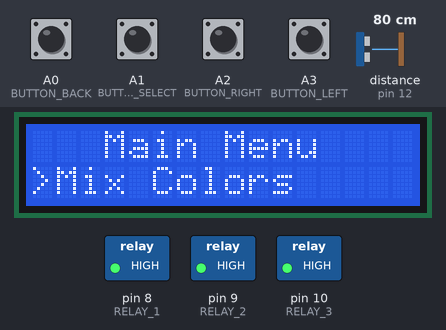
A sketch run on a simulated Arduino Uno, built with avr-gcc and run on an emulated ATmega328P. Parts: 16×2 character LCD, switched loads named in the sketch (green lamp = pin HIGH). Inputs (shaded band) come from the test bench; at power-on: A0 (BUTTON_BACK), A1 (BUTTON_SELECT), A2 (BUTTON_RIGHT), A3 (BUTTON_LEFT) HIGH, distance to the obstacle (sensor on pin 12) 80 cm. The echo pulse lasts 58.3 µs per cm; pins used as bus, display or sensor lines are not drawn.

Above: at 2.2 s.
2.3 s: A2 (BUTTON_RIGHT) pulled LOW for 1 s
At 4.4 s:
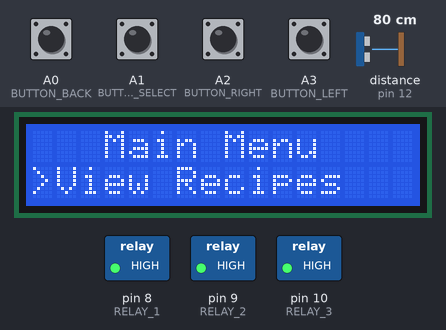
4.8 s: A1 (BUTTON_SELECT) pulled LOW for 1 s
At 5.9 s:
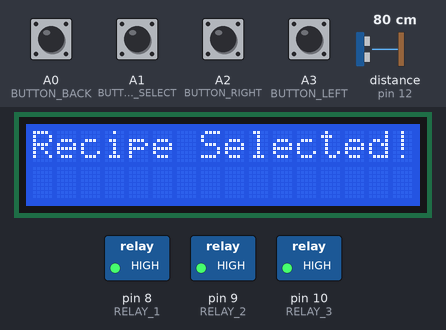
7.7 s: A1 (BUTTON_SELECT) pulled LOW for 0.15 s
At 8.4 s:
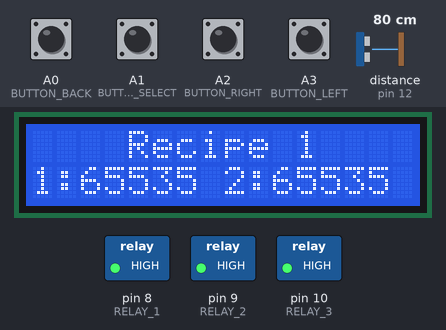
10.8 s: A0 (BUTTON_BACK) pulled LOW for 0.15 s
At 12.2 s:
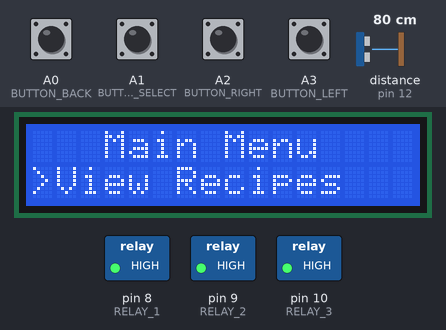
13.9 s: A2 (BUTTON_RIGHT) pulled LOW for 0.15 s
At 14.6 s:
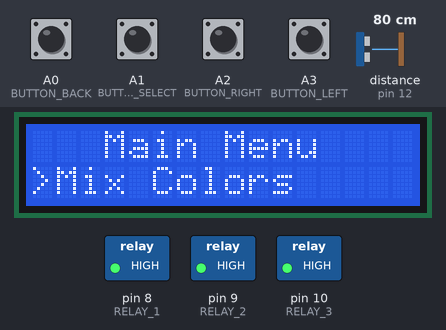
15.5 s: A1 (BUTTON_SELECT) pulled LOW for 0.15 s
At 16.8 s:
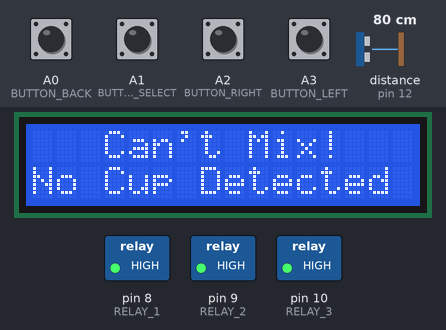
Timing chart, 0 to 18.5 s (numbered marks = the images above; inputs shaded):
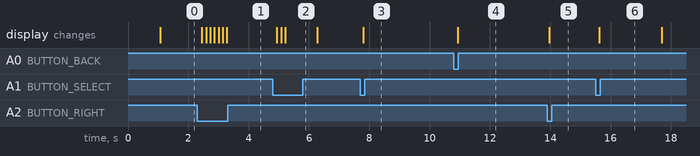

The sketch:

PaulRicardProject.ino
```cpp
/**
 * @file PaulRicardProject.ino
 * @author Matto LE BARS
 * @date 22/09/2021
 * @brief This file contains the main setup and loop functions for the PPR project.
 *
 */

#include "ppr_config.h"
#include "lcd_handler.h"
#include "button_handler.h"
#include "relay_handler.h"
#include "sensor_handler.h"
#include "user_interface.h"


void setup() {
  // Setup the LCD
  setupLCD();

  // Setup the buttons
  setupButtons();

  // Setup the relays
  setupRelays();

  // Setup sensors
  setupUltraSonicSensor();

  // Display the welcome message
  displayWelcomeMessage();

  // Load the recipes from the EEPROM
  loadRecipes();
}

void loop() {
  // Main menu UI
  mainMenuUI();
}
```

button_handler.cpp
```cpp
/**
 * @file button_handler.cpp
 * @author Matto LE BARS
 * @date 29/05/2024
 *
 * @brief This file contains the functions to handle the buttons on the PPR project.
 *
 */

#include "button_handler.h"
#include "ppr_config.h"

void setupButtons() {
    pinMode(BUTTON_LEFT, INPUT_PULLUP);
    pinMode(BUTTON_RIGHT, INPUT_PULLUP);
    pinMode(BUTTON_SELECT, INPUT_PULLUP);
    pinMode(BUTTON_BACK, INPUT_PULLUP);
}

bool isButtonPressed(int buttonPin) {
    // Debounce delay
    delay(DEBOUNCE_DELAY);
    return !digitalRead(buttonPin);
}
```

button_handler.h
```cpp
/**
 * @file button_handler.h
 * @author Matto LE BARS
 * @date 29/05/2024
 *
 * @brief This file contains the declarations of the functions to handle the buttons on the PPR project.
 *
 */

#ifndef BUTTON_HANDLER_H
#define BUTTON_HANDLER_H

/**
 * @name setupButtons
 * @brief Setup the button pins.
 *
 */
void setupButtons();

/**
 * @name isButtonPressed
 * @brief Check if a button is pressed.
 *
 * @param buttonPin The pin of the button to check.
 *
 * @return true if the button is pressed, false otherwise.
 */
bool isButtonPressed(int buttonPin);

#endif
```

recipe.cpp
```cpp
/**
 * @file recipe.cpp
 * @author Matto LE BARS
 * @date 05/06/2024
 * @brief This file contains the definitions of the functions to handle the recipes on the PPR project.
 *
 * The recipes are stored in the EEPROM and can be accessed by the user to create, modify, and delete recipes.
 * The recipes are stored in a struct that contains the name of the recipe and the volume of each liquid to mix.
 *
 */

#include <EEPROM.h>

#include "recipe.h"
#include "ppr_config.h"

Recipe recipes[MAX_RECIPES];

void loadRecipes() {
  for (int i = 0; i < MAX_RECIPES; i++) {
    EEPROM.get(i * sizeof(Recipe), recipes[i]);
  }
}

void saveRecipes() {
  for (int i = 0; i < MAX_RECIPES; i++) {
    EEPROM.put(i * sizeof(Recipe), recipes[i]);
  }
  EEPROM.put(MAX_RECIPES * sizeof(Recipe), MAX_RECIPES);
}
```

recipe.h
```cpp
/**
 * @file recipe.h
 * @author Matto LE BARS
 * @date 29/05/2024
 *
 * @brief This file contains the declarations of the functions to handle the recipes on the PPR project.
 *
 */
#ifndef RECIPE_H
#define RECIPE_H

struct Recipe {
    uint16_t liquid1;
    uint16_t liquid2;
    uint16_t liquid3;
};

/**
 * @name loadRecipes
 * @brief Load the recipes from the EEPROM.
 *
 * @details This function loads the recipes from the EEPROM and stores them in the recipes array.
 */
void loadRecipes();

/**
 * @name saveRecipes
 * @brief Save the recipes to the EEPROM.
 *
 */
void saveRecipes();

#endif
```

relay_handler.cpp
```cpp
/**
 * @file relay_handler.cpp
 * @author Matto LE BARS
 * @date 29/05/2024
 *
 * @brief This file contains the definitions of the functions to handle the relays on the PPR project.
 *
 */

#include "relay_handler.h"
#include "ppr_config.h"

void setupRelays() {
    // Set the relay pins as outputs
    pinMode(RELAY_1, OUTPUT);
    pinMode(RELAY_2, OUTPUT);
    pinMode(RELAY_3, OUTPUT);

    // Set relay pins to HIGH to avoid leakage at startup
    digitalWrite(RELAY_1, HIGH);
    digitalWrite(RELAY_2, HIGH);
    digitalWrite(RELAY_3, HIGH);
}

void activateRelay(int relayPin, int delayTime) {
    // Activate the relay for a certain amount of time
    digitalWrite(relayPin, LOW);
    delay(delayTime);
    digitalWrite(relayPin, HIGH);
}
```

relay_handler.h
```cpp
/**
 * @file relay_handler.h
 * @author Matto LE BARS
 * @date 29/05/2024
 *
 * @brief This file contains the declarations of the functions to handle the relays on the PPR project.
 *
 */

#ifndef RELAY_HANDLER_H
#define RELAY_HANDLER_H

/**
 * @name setupRelays
 * @brief Setup the relay pins.
 *
 */
void setupRelays();

/**
 * @name activateRelay
 * @brief Activate a relay for a certain amount of time.
 *
 * @param relayPin The pin of the relay to activate.
 * @param delayTime The time in ms to activate the relay.
 *
 */
void activateRelay(int relayPin, int delayTime);

#endif
```

sensor_handler.cpp
```cpp
/**
 * @file sensor_handler.cpp
 * @author Matto LE BARS
 * @date 29/05/2024
 *
 * @brief This file contains the definitions of the functions to handle the ultrasonic sensor on the PPR project.
 */

#include "sensor_handler.h"
#include "ppr_config.h"

void setupUltraSonicSensor() {
    // Setup the ultrasonic sensor
    pinMode(ULTRA_SONIC_TRIGGER, OUTPUT); // Set the trigger pin as output
    pinMode(ULTRA_SONIC_ECHO, INPUT);  // Set the echo pin as input
}

// Function to detect object within a specified range using ultrasonic sensor
bool isObjectDetectedInRange(int minRange, int maxRange) {
    long duration;
    int distance;

    // Clear the trigger pin
    digitalWrite(ULTRA_SONIC_TRIGGER, LOW);
    delayMicroseconds(2);

    // Set the trigger pin HIGH for 10 microseconds
    digitalWrite(ULTRA_SONIC_TRIGGER, HIGH);
    delayMicroseconds(10);
    digitalWrite(ULTRA_SONIC_TRIGGER, LOW);

    // Read the echo pin, pulseIn returns the duration (time in microseconds) of the pulse
    duration = pulseIn(ULTRA_SONIC_ECHO, HIGH);

    // Calculate the distance (duration / 2 because the signal goes to the object and back)
    // Speed of sound is 34300 cm/s or 29.1 microseconds per cm
    distance = duration * 0.034 / 2;

    // Return true if distance is within the specified range, otherwise false
    return (distance >= minRange && distance <= maxRange);
}
```

sensor_handler.h
```cpp
/**
 * @file sensor_handler.h
 * @author Matto LE BARS
 * @date 29/05/2024
 *
 * @brief This file contains the declarations of the functions to handle the ultrasonic sensor on the PPR project.
 *
 */

#ifndef SENSOR_HANDLER_H
#define SENSOR_HANDLER_H

#include "ppr_config.h"

/**
 * @name setupUltraSonicSensor
 * @brief Setup the ultrasonic sensor pins.
 *
 */
void setupUltraSonicSensor();

/**
 * @name isObjectDetectedInRange
 * @brief Check if an object is detected in the specified range.
 *
 * @param minRange The minimum range in cm to detect an object.
 * @param maxRange The maximum range in cm to detect an object.
 *
 * @return true if an object is detected in the specified range, false otherwise.
 */
bool isObjectDetectedInRange(int minRange = ULTRA_SONIC_MIN_RANGE, int maxRange = ULTRA_SONIC_MAX_RANGE);

#endif
```

user_interface.cpp
```cpp
/**
 * @file user_interface.cpp
 * @author Matto LE BARS
 * @date 29/05/2024
 *
 * @brief This file contains the definitions of the functions to handle the user interface on the PPR project.
 *
 */

#include "user_interface.h"

#include "lcd_handler.h"
#include "button_handler.h"
#include "relay_handler.h"
#include "sensor_handler.h"
#include "recipe.h"

int8_t currentState = 0;
int8_t menuItem = 0;

extern Recipe recipes[MAX_RECIPES];
uint8_t currentRecipe = 0;

const uint8_t MENU_ITEMS = 2; // Number of items in the main menu

void mainMenuUI() {
  // Display the main menu

  const char *menuItems[MENU_ITEMS] = {
    ">Mix Colors",
    ">View Recipes"
  };

  switch (currentState) {

    case 0: // Main menu
      updateLCD("Main Menu", menuItems[menuItem]); // Update the LCD with the main menu

      if (isButtonPressed(BUTTON_LEFT)) {
        menuItem--;
        if (menuItem < 0) menuItem = MENU_ITEMS - 1;
      }

      if (isButtonPressed(BUTTON_RIGHT)) {
        menuItem++;
        if (menuItem > MENU_ITEMS - 1) menuItem = 0;
      }

      if (isButtonPressed(BUTTON_SELECT)) {
        currentState = menuItem + 1; // Change the state to the selected menu item
      }
      break;

    case 1: // Create Recipe
      mixLiquidUI();
      currentState = 0; // Return to main menu after creating recipe
      break;

    case 2: // Mix Colors
      recipeMenuUI();
      currentState = 0; // Return to main menu after mixing colors
      break;
  }
}

void recipeMenuUI() {
    // Display the recipe menu

    int8_t recipeIndex = currentRecipe;

    while (true) {
        String recipeName = "Recipe " + String(recipeIndex + 1);
        updateLCD(recipeName.c_str(), recipes[recipeIndex]);

        if (isButtonPressed(BUTTON_LEFT)) {
            recipeIndex--;
            if (recipeIndex < 0) recipeIndex = MAX_RECIPES - 1;
        }

        if (isButtonPressed(BUTTON_RIGHT)) {
            recipeIndex++;
            if (recipeIndex > MAX_RECIPES - 1) recipeIndex = 0;
        }

        if (isButtonPressed(BUTTON_SELECT)) {
            currentRecipe = recipeIndex;
            if (isModifyRequidedUI()) { // Check if the user wants to modify the recipe
                modifyRecipeUI();
            } else {
                updateLCD("Recipe Selected!", "");
                delay(1000);
            }
            break;
        }

        if (isButtonPressed(BUTTON_BACK)) {
            lcdClear();
            break;
        }
    }
}

void modifyRecipeUI() {
    // Display the modify recipe menu

    uint16_t liquid1 = recipes[currentRecipe].liquid1, liquid2 = recipes[currentRecipe].liquid2, liquid3 = recipes[currentRecipe].liquid3;

    // Input the volume for the first liquid
    liquid1 = inputVolumeUI("Liquid 1:", liquid1, 0);

    // Input the volume for the second liquid
    liquid2 = inputVolumeUI("Liquid 2:", liquid2, liquid1);

    // Input the volume for the third liquid
    liquid3 = inputVolumeUI("Liquid 3:", liquid3, liquid1 + liquid2);

    recipes[currentRecipe] = {liquid1, liquid2, liquid3};
    saveRecipes();

    updateLCD("Recipe Saved!", "& Selected!");
    delay(1000);
}

bool isModifyRequidedUI() {
    // Ask the user if they want to modify a recipe

    bool choiceIndex = false;

    const char *choices[2] = {
        ">No -Yes",
        "-No >Yes"
    };

    while (true) {
        updateLCD("Modify Recipe?", choices[choiceIndex]);

        if (isButtonPressed(BUTTON_LEFT)) {
            choiceIndex = !choiceIndex;
        }

        if (isButtonPressed(BUTTON_RIGHT)) {
            choiceIndex = !choiceIndex;
        }

        if (isButtonPressed(BUTTON_SELECT)) {
            return choiceIndex;
        }
    }
}

int inputVolumeUI(const char* liquid, uint16_t volume, uint16_t totalVolume) {
    // Input the volume for a liquid

    updateLineLCD(0, liquid);

    if ((volume + totalVolume) > MAX_VOLUME) {
        volume = MAX_VOLUME - totalVolume;
    }


    while (true) {
        updateLineLCD(1, String(volume).c_str());

        if (isButtonPressed(BUTTON_LEFT)) {
            volume--;
            if (volume > MAX_VOLUME - totalVolume) volume = MAX_VOLUME - totalVolume;
        }

        if (isButtonPressed(BUTTON_RIGHT)) {
            volume++;
            if (volume > MAX_VOLUME - totalVolume) volume = 0;
        }

        if (isButtonPressed(BUTTON_SELECT)) {
            return volume;
        }
    }
}

void mixLiquidUI() {
    // Launch Liquid Mixing Logic and UI

    if (!isObjectDetectedInRange())
    {
        updateLCD("Can't Mix!", "No Cup Detected");
        delay(2000);
        return;
    }

    updateLCD(("Mix Recipe " + String(currentRecipe + 1)).c_str(), "");

    // Pour the first liquid
    updateLineLCD(2, ("L1 :" + String(recipes[currentRecipe].liquid1) + "mL").c_str());
    activateRelay(RELAY_1, recipes[currentRecipe].liquid1 * DELAY_PUMP_1);

    // Pour the second liquid
    updateLineLCD(3, ("L2 :" + String(recipes[currentRecipe].liquid2) + "mL").c_str());
    activateRelay(RELAY_2, recipes[currentRecipe].liquid2 * DELAY_PUMP_2);

    // Pour the third liquid
    updateLineLCD(4, ("L3 :" + String(recipes[currentRecipe].liquid3) + "mL").c_str());
    activateRelay(RELAY_3, recipes[currentRecipe].liquid3 * DELAY_PUMP_3);

    updateLCD("Mixing Done!", "");
    delay(2000);
}
```

user_interface.h
```cpp
/**
 * @file user_interface.h
 * @author Matto LE BARS
 * @date 29/05/2024
 *
 * @brief This file contains the declarations of the functions to handle the user interface on the PPR project.
 *
 */

#ifndef USER_INTERFACE_H
#define USER_INTERFACE_H

#include "ppr_config.h"

/**
 * @name mainMenuUI
 * @brief Main menu UI
 * @details This function allows the user to navigate the main menu. He can choose between mixing colors and viewing recipes.
 *
 */
void mainMenuUI();


/**
 * @name recipeMenuUI
 * @brief Recipe menu UI
 * @details This function allows the user to navigate the recipes.
 */
void recipeMenuUI();

/**
 * @name viewRecipeUI
 * @brief Create recipe UI
 * @details This function allows the user to create or modify a recipe.
 */
void modifyRecipeUI();

/**
 * @name viewRecipeUI
 * @brief Input a volume UI
 * @details This function allows the user to input a volume for a liquid.
 * @param volume The volume to input
 * @param totalVolume The total of liquid already input
 * @return The volume input by the user
 */
int inputVolumeUI(const char* liquid, uint16_t volume, uint16_t totalVolume);

/**
 * @name isModifyRequidedUI
 * @brief Check if the user wants to modify a recipe
 * @details This function allows the user to choose if he wants to modify a recipe.
 * @return True if the user wants to modify a recipe, false otherwise
 */
bool isModifyRequidedUI();

/**
 * @name mixLiquidUI
 * @brief Mix liquid UI
 * @details This function displays information about the liquid mixing.
 */
void mixLiquidUI();

#endif
```

ppr_config.h
```cpp
/**
 * @file ppr_config.h
 * @author Matto LE BARS
 * @date 22/09/2021
 * @brief This file contains the configuration constants for the PPR project.
 *
 * The constants include pin definitions for the LCD screen, buttons, relays, and sensors.
 * It also includes the refresh rate for the LCD screen, delay for the pumps, and maximum values for recipes and volume.
 *
 */

#ifndef PPR_CONFIG_H
#define PPR_CONFIG_H

#include <Arduino.h>

/************************************* Pin Definitions *************************************/
// LCD Screen Pins
const uint8_t LCD_RS = 2, LCD_EN = 3, LCD_D4 = 4, LCD_D5 = 5, LCD_D6 = 6, LCD_D7 = 7;
// Button pin definitions
const uint8_t BUTTON_LEFT = A3, BUTTON_RIGHT = A2, BUTTON_SELECT = A1, BUTTON_BACK = A0;
// Relay pin definitions
const uint8_t RELAY_1 = 8, RELAY_2 = 9, RELAY_3 = 10;
// Sensor pin definitions
const uint8_t ULTRA_SONIC_TRIGGER = 13, ULTRA_SONIC_ECHO = 12;

/************************************* Time Constants *************************************/
// Refresh rate for the LCD screen
const uint8_t REFRESH_RATE = 55; // ms
// Debounce delay for the buttons
const uint8_t DEBOUNCE_DELAY = 25; // ms
// Delay in milliseconds to pour 1mL of liquid by Pumps
const uint16_t DELAY_PUMP_1 = 131, DELAY_PUMP_2 = 123, DELAY_PUMP_3 = 145;

/************************************* Sensors Constants *************************************/
// Distance in cm to detect an object for the ultrasonic sensor
const uint8_t ULTRA_SONIC_MIN_RANGE = 3, ULTRA_SONIC_MAX_RANGE = 10; // cm

/************************************* Recipe Constants *************************************/
const uint8_t MAX_RECIPES = 5;
const uint16_t MAX_VOLUME = 100; // Max volume of liquid to mix in mL


#endif // PPR_CONFIG_H
```

lcd_handler.cpp
```cpp
/**
 * @file lcd_handler.cpp
 * @author Matto LE BARS
 * @date 29/05/2024
 *
 * @brief This file contains the functions to handle the LCD screen on the PPR project.
 *
*/

#include <LiquidCrystal.h>

#include "lcd_handler.h"
#include "ppr_config.h"

// Initialize the LiquidCrystal object
LiquidCrystal lcd(LCD_RS, LCD_EN, LCD_D4, LCD_D5, LCD_D6, LCD_D7);

const uint8_t COLS = 16;
const uint8_t ROWS = 2;

void setupLCD() {
    lcd.begin(COLS, ROWS);
}

void displayWelcomeMessage() {
    lcd.print("Welcome!");
    delay(1000);
    lcd.clear();
}

void lcdClearRow(uint8_t row) {
    lcd.setCursor(0, row);
    lcd.print("                ");
    lcd.setCursor(0, row);
}

void lcdClear() {
    lcd.clear();
}

void updateLineLCD(uint8_t row, const char* line) {
    lcdClearRow(row);
    lcd.print(line);
    delay(REFRESH_RATE);
}

void updateLCD(const char* line1, const char* line2) {
    lcdClearRow(0);

    // Center the text on the first line
    uint8_t padding = (COLS - strlen(line1)) / 2;
    for (uint8_t i = 0; i < padding; i++) {
        lcd.print(" ");
    }

    lcd.print(line1);
    lcdClearRow(1);
    lcd.print(line2);
    delay(REFRESH_RATE);
}

void updateLCD(const char* line1, const Recipe &recipe) {
    lcdClearRow(0);

    // Center the text on the first line
    uint8_t padding = (COLS - strlen(line1)) / 2;
    for (uint8_t i = 0; i < padding; i++) {
        lcd.print(" ");
    }

    lcd.print(line1);

    lcdClearRow(1);
    lcd.print("1:");
    lcd.print(recipe.liquid1);

    lcd.print(" 2:");
    lcd.print(recipe.liquid2);

    lcd.print(" 3:");
    lcd.print(recipe.liquid3);
    delay(REFRESH_RATE);
}
```

lcd_handler.h
```cpp
/**
 * @file lcd_handler.h
 * @author Matto LE BARS
 * @date 29/05/2024
 *
 * @brief This file contains the declarations of the functions to handle the LCD on the PPR project.
 *
 */

#ifndef LCD_HANDLER_H
#define LCD_HANDLER_H

#include "recipe.h"

/**
 * @name setupLCD
 * @brief Setup the LCD screen.
 *
 */
void setupLCD();

/**
 * @name displayWelcomeMessage
 * @brief Display the welcome message on the LCD screen.
 *
 * This function displays the welcome message on the LCD screen.
 * ONLY USED AT THE STARTUP.
 *
 */
void displayWelcomeMessage();

/**
 * @name lcdClearRow
 * @brief Clear a row on the LCD screen.
 *
 * @param row The row to clear.
 *
 */
void lcdClearRow(uint8_t row);

/**
 * @name lcdClear
 * @brief Clear the LCD screen.
 *
 */
void lcdClear();

/**
 * @name updateLineLCD
 * @brief Update a line on the LCD screen.
 *
 * @param row The line to update.
 * @param line The message to display.
 *
 */
void updateLineLCD(uint8_t row, const char* line);

/**
 * @name updateLCD
 * @brief Update the LCD screen.
 *
 * @param line1 The first line to display.
 * @param line2 The second line to display.
 *
 */
void updateLCD(const char* line1, const char* line2);

/**
 * @name updateLCD
 * @brief Update the LCD screen with a recipe.
 *
 * @param line1 The first line to display.
 * @param recipe The recipe to display.
 *
 */
void updateLCD(const char* line1, const Recipe &recipe);

#endif
```

Measured:
- after the input at 2.3 s, the display: changes after 0.15 s (image 1)
- after the input at 4.8 s, the display: first changes after 0.14 s (image 2 shows a later state)
- after the input at 7.7 s, the display: changes after 0.10 s (image 3)
- after the input at 10.8 s, the display: first changes after 0.13 s (image 4 shows a later state)
- after the input at 13.9 s, the display: changes after 0.07 s (image 5)
- after the input at 15.5 s, the display: changes after 0.13 s (image 6)
